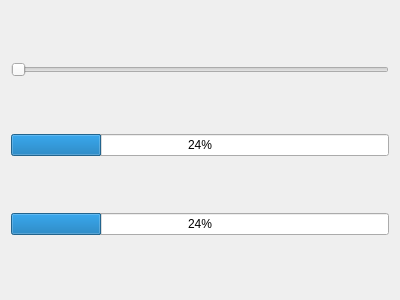
<?xml version="1.0" encoding="UTF-8"?>
<ui version="4.0">
 <class>MainWindow</class>
 <widget class="QMainWindow" name="MainWindow">
  <property name="geometry">
   <rect>
    <x>0</x>
    <y>0</y>
    <width>400</width>
    <height>300</height>
   </rect>
  </property>
  <property name="windowTitle">
   <string>MainWindow</string>
  </property>
  <widget class="QWidget" name="centralWidget">
   <layout class="QVBoxLayout" name="verticalLayout">
    <item>
     <widget class="QSlider" name="horizontalSlider">
      <property name="orientation">
       <enum>Qt::Horizontal</enum>
      </property>
     </widget>
    </item>
    <item>
     <widget class="QProgressBar" name="progressBar_2">
      <property name="value">
       <number>24</number>
      </property>
     </widget>
    </item>
    <item>
     <widget class="QProgressBar" name="progressBar">
      <property name="value">
       <number>24</number>
      </property>
     </widget>
    </item>
   </layout>
  </widget>
  <widget class="QMenuBar" name="menuBar">
   <property name="geometry">
    <rect>
     <x>0</x>
     <y>0</y>
     <width>400</width>
     <height>21</height>
    </rect>
   </property>
  </widget>
 </widget>
 <layoutdefault spacing="6" margin="11"/>
 <resources/>
 <connections/>
</ui>
